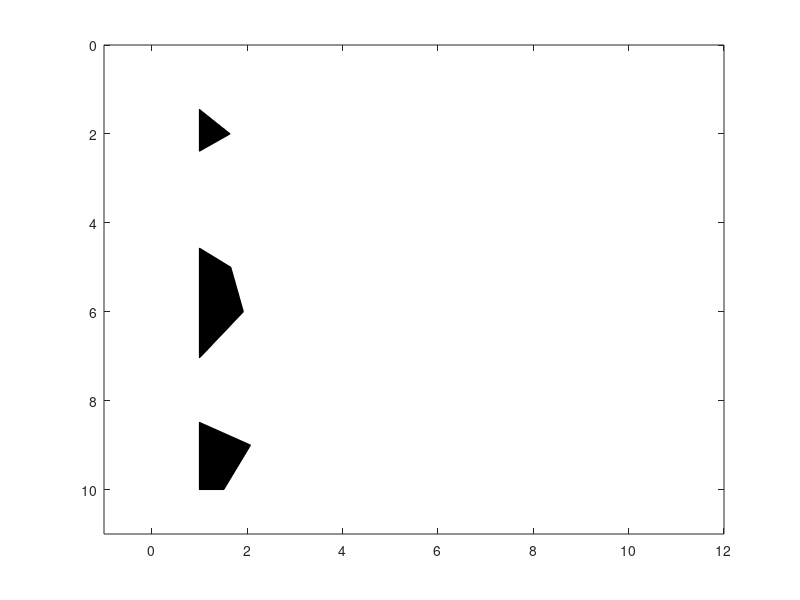

Source code (MATLAB): (Note: this script raises an error after producing the figure.)
function wigb (a,scal,x,z,amx)
%WIGB: Plot seismic data using wiggles
%
%  WIGB(a,scal,x,z,amx) 
%
%  IN    a: seismic data
%        scale: multiple data by scale
%        x: x-axis;
%        z: vertical axis (time or depth)
%	 x and z are vectors with offset and time.
%
%	 If only 'a' is enter, 'scal,x,z,amn,amx' are decided automatically; 
%	 otherwise, 'scal' is a scalar; 'x, z' are vectors for annotation in 
%	 offset and time, amx are the amplitude range.
%
%    just like: a = a * dx /amx;  a = a * scal;  (line 39~40)
%


if nargin == 0, nx=10;nz=10; a = rand(nz,nx)-0.5; end;

[nz,nx]=size(a);

trmx= max(abs(a));
if (nargin <= 4); amx=mean(trmx);  end;
if (nargin <= 2); x=[1:nx]; z=[1:nz]; end;
if (nargin <= 1); scal =1; end;

if nx <= 1; disp(' ERR:PlotWig: nx has to be more than 1');return;end;

 % take the average as dx
	dx1 = abs(x(2:nx)-x(1:nx-1));
 	dx = median(dx1);

 dz=1;    %%%%%%%%%%%%%%%%%%%
 xmx=max(max(a)); xmn=min(min(a)); 

 if scal == 0; scal=1; end;
 a = a * dx /amx; 
 a = a * scal;

 fprintf(' PlotWig: data range [%f, %f], plotted max %f \n',xmn,xmx,amx);
 
% set display range 
x1=min(x)-2.0*dx; x2=max(x)+2.0*dx;
z1=min(z)-dz; z2=max(z)+dz;
 
set(gca,'NextPlot','add','Box','on', ...
  'XLim', [x1 x2], ...
  'YDir','reverse', ...
  'YLim',[z1 z2]);
 

	fillcolor = [0 0 0];
	linecolor = [0 0 0];
	linewidth = 0.1;

	z=z'; 	% input as row vector
	zstart=1;    %%%%%%%%%%%%%%%%%%%%
	zend  =10;       %%%%%%%%%%%%%%%%%%%

for i=1:nx,
   
  if trmx(i) ~= 0;    % skip the zero traces
	tr=a(:,i); 	% --- one scale for all section
  	s = sign(tr) ;
  	i1= find( s(1:nz-1) ~= s(2:nz) );	% zero crossing points
	npos = length(i1);


	%12/7/97 
	zadd = i1 + tr(i1) ./ (tr(i1) - tr(i1+1)); %locations with 0 amplitudes
	aadd = zeros(size(zadd));

	[zpos,vpos] = find(tr >0);
	[zz,iz] = sort([zpos; zadd]); 	% indices of zero point plus positives
	aa = [tr(zpos); aadd];
	aa = aa(iz);

	% be careful at the ends
		if tr(1)>0, 	a0=0; z0=1.00;
		else, 		a0=0; z0=zadd(1);
		end;
		if tr(nz)>0, 	a1=0; z1=nz; 
		else, 		a1=0; z1=max(zadd);
		end;
			
	zz = [z0; zz; z1; z0];
 	aa = [a0; aa; a1; a0];
		

	zzz = zstart + zz*dz -dz;

	patch( aa+x(i) , zzz,  fillcolor);

	line( 'Color',[1 1 1],'EraseMode','background',  ...
         'Xdata', x(i)+[0 0], 'Ydata',[zstart zend]); % remove zero line

%'LineWidth',linewidth, ...
%12/7/97 'Xdata', x(i)+[0 0], 'Ydata',[z0 z1]*dz);	% remove zero line

	line( 'Color',linecolor,'EraseMode','background',  ...
	 'LineWidth',linewidth, ...
	 'Xdata', tr+x(i), 'Ydata',z);	% negatives line

   else % zeros trace
	line( 'Color',linecolor,'EraseMode','background',  ...
	 'LineWidth',linewidth, ...
         'Xdata', [x(i) x(i)], 'Ydata',[zstart zend]);
   end;
end;





